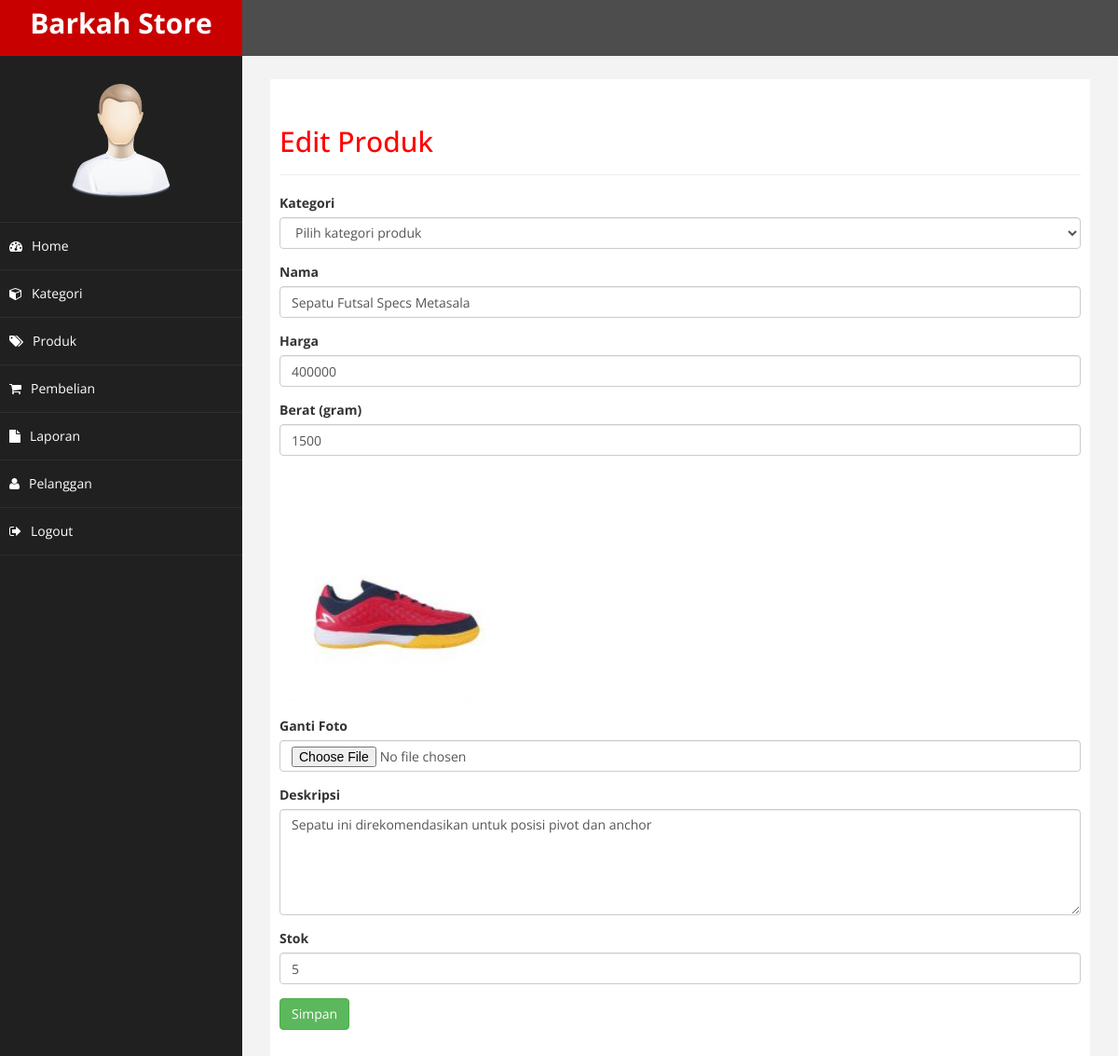
The app's page /admin/index.php?hal=edit_produk&id=6 (signed in) with its own data.
### tables this page shows
CREATE TABLE `produk` (
  `id_produk` int(11) NOT NULL,
  `id_kategori` int(11) NOT NULL,
  `nama_produk` varchar(40) NOT NULL,
  `harga_produk` int(11) NOT NULL,
  `berat` int(11) NOT NULL,
  `foto_produk` varchar(40) NOT NULL,
  `deskripsi` text NOT NULL,
  `stok_produk` int(11) NOT NULL
);

### admin/edit_produk.php (the view, shortened to what this page needs)
<div class="page-header">
    <h2>Edit Produk</h2>
</div>
<?php
$tampil = mysqli_query($koneksi, "SELECT * FROM produk LEFT JOIN kategori ON
                                                produk.id_kategori=kategori.id_kategori
                                                WHERE id_produk='$_GET[id]'");
$data = mysqli_fetch_array($tampil);
?>
<form method="post" enctype="multipart/form-data">
    <div class="form-group">
        <label>Kategori</label>
        <select class="form-control" name="id_kategori" required>
            <option value="">Pilih kategori produk</option>
        </select>
    </div>
    <div class="form-group">
        <label>Nama</label>
        <input type="text" class="form-control" name="nama" value="<?= $data['nama_produk']?>">
    </div>
    <div class="form-group">
        <label>Harga</label>
        <input type="text" class="form-control" name="harga" value="<?= $data['harga_produk']?>">
    </div>
    <div class="form-group">
        <label>Berat (gram)</label>
        <input type="text" class="form-control" name="berat" value="<?= $data['berat']?>">
    </div>
    <div class="form-group">
        <img src="../img/<?= $data['foto_produk']; ?>" width="250">
    </div>
    <div class="form-group">
        <label>Ganti Foto</label>
        <input type="file" class="form-control" name="foto">
    </div>
    <div class="form-group">
        <label>Deskripsi</label>
        <textarea name="deskripsi" class="form-control" rows="5"><?= $data['deskripsi']?></textarea>
    </div>
    <div class="form-group">
        <label>Stok</label>
        <input type="numb" class="form-control" name="stok" value="<?= $data['stok_produk']?>">
    </div>
    <button class="btn btn-success" name="edit">Simpan</button>
</form>

### admin/assets/css/custom.css (style rules this page uses)
body { font-family: 'Open Sans', sans-serif; }
h2 { color: #f00; }

### records on screen
produk: nama "Sepatu Futsal Specs Metasala", harga "400000", berat "1500", foto_produk (picture), deskripsi "Sepatu ini direkomendasikan untuk posisi pivot dan anchor", stok "5"
